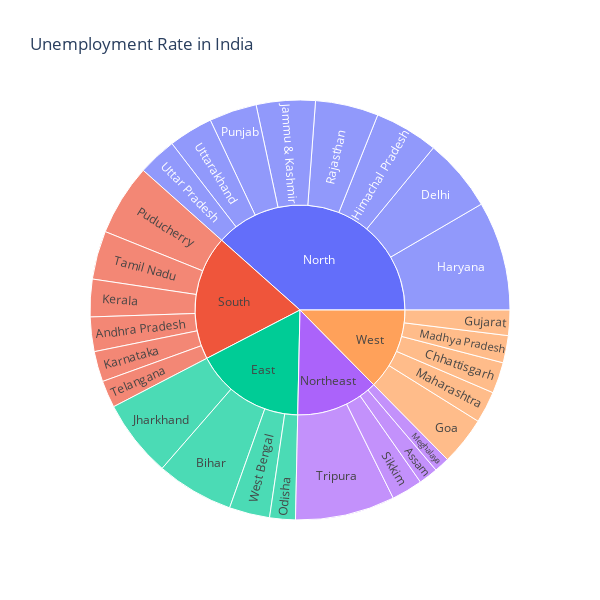

The notebook cell this image was saved under:
### Code cell
# Statewise unemployment analysis
unemp = data[["States","Region","Estimated Unemployment Rate"]]
figure = px.sunburst(unemp, path=["Region","States"], values="Estimated Unemployment Rate", width = 600, height = 600, title = "Unemployment Rate in India")
figure.show()

### Figure 1 — Plotly figure (JSON) as saved in the notebook; plotly's stock layout.template omitted (floating-point values rounded to 4 significant figures)
{"data": [{"branchvalues": "total", "domain": {"x": [0, 1], "y": [0, 1]}, "hovertemplate": "labels=%{label}<br>Estimated Unemployment Rate=%{value}<br>parent=%{parent}<br>id=%{id}<extra></extra>", "ids": ["South/Andhra Pradesh", "Northeast/Assam", "East/Bihar", "West/Chhattisgarh", "North/Delhi", "West/Goa", "West/Gujarat", "North/Haryana", "North/Himachal Pradesh", "North/Jammu & Kashmir", "East/Jharkhand", "South/Karnataka", "South/Kerala", "West/Madhya Pradesh", "West/Maharashtra", "Northeast/Meghalaya", "East/Odisha", "South/Puducherry", "North/Punjab", "North/Rajasthan", "Northeast/Sikkim", "South/Tamil Nadu", "South/Telangana", "Northeast/Tripura", "North/Uttar Pradesh", "North/Uttarakhand", "East/West Bengal", "East", "North", "Northeast", "South", "West"], "labels": ["Andhra Pradesh", "Assam", "Bihar", "Chhattisgarh", "Delhi", "Goa", "Gujarat", "Haryana", "Himachal Pradesh", "Jammu & Kashmir", "Jharkhand", "Karnataka", "Kerala", "Madhya Pradesh", "Maharashtra", "Meghalaya", "Odisha", "Puducherry", "Punjab", "Rajasthan", "Sikkim", "Tamil Nadu", "Telangana", "Tripura", "Uttar Pradesh", "Uttarakhand", "West Bengal", "East", "North", "Northeast", "South", "West"], "name": "", "parents": ["South", "Northeast", "East", "West", "North", "West", "West", "North", "North", "North", "East", "South", "South", "West", "West", "Northeast", "East", "South", "North", "North", "Northeast", "South", "South", "Northeast", "North", "North", "East", "", "", "", "", ""], "type": "sunburst", "values": [86.64, 48.56, 194.7, 78.19, 184.1, 121.7, 63.76, 274.8, 160.7, 148.3, 195.4, 76.68, 94.34, 68.54, 79.79, 38.66, 64.62, 179.4, 119.8, 158.7, 78.34, 121.9, 68.33, 250.6, 97.37, 111.6, 101.9, 556.6, 1255.0, 416.1, 627.3, 411.9]}], "layout": {"height": 600, "legend": {"tracegroupgap": 0}, "title": {"text": "Unemployment Rate in India"}, "width": 600}}
